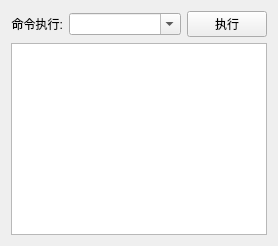
      <widget class="QWidget" name="tab_9">
       <attribute name="title">
        <string>命令执行</string>
       </attribute>
       <layout class="QVBoxLayout" name="verticalLayout_3">
        <item>
         <layout class="QVBoxLayout" name="verticalLayout_2">
          <item>
           <layout class="QHBoxLayout" name="horizontalLayout">
            <item>
             <widget class="QLabel" name="commandLabel">
              <property name="sizePolicy">
               <sizepolicy hsizetype="Expanding" vsizetype="Preferred">
                <horstretch>1</horstretch>
                <verstretch>0</verstretch>
               </sizepolicy>
              </property>
              <property name="text">
               <string>命令执行:</string>
              </property>
              <property name="alignment">
               <set>Qt::AlignRight|Qt::AlignTrailing|Qt::AlignVCenter</set>
              </property>
             </widget>
            </item>
            <item>
             <widget class="QComboBox" name="commandCombo">
              <property name="sizePolicy">
               <sizepolicy hsizetype="Preferred" vsizetype="Fixed">
                <horstretch>11</horstretch>
                <verstretch>0</verstretch>
               </sizepolicy>
              </property>
              <property name="toolTip">
               <string>Specify your name</string>
              </property>
              <property name="editable">
               <bool>true</bool>
              </property>
             </widget>
            </item>
            <item>
             <widget class="QPushButton" name="commondButton">
              <property name="sizePolicy">
               <sizepolicy hsizetype="Minimum" vsizetype="Fixed">
                <horstretch>1</horstretch>
                <verstretch>0</verstretch>
               </sizepolicy>
              </property>
              <property name="text">
               <string>执行</string>
              </property>
             </widget>
            </item>
           </layout>
          </item>
          <item>
           <widget class="QTextEdit" name="commandBasicInfoTextEdit">
            <property name="accessibleDescription">
             <string/>
            </property>
            <property name="overwriteMode">
             <bool>true</bool>
            </property>
            <property name="placeholderText">
             <string/>
            </property>
           </widget>
          </item>
         </layout>
        </item>
       </layout>
      </widget>
